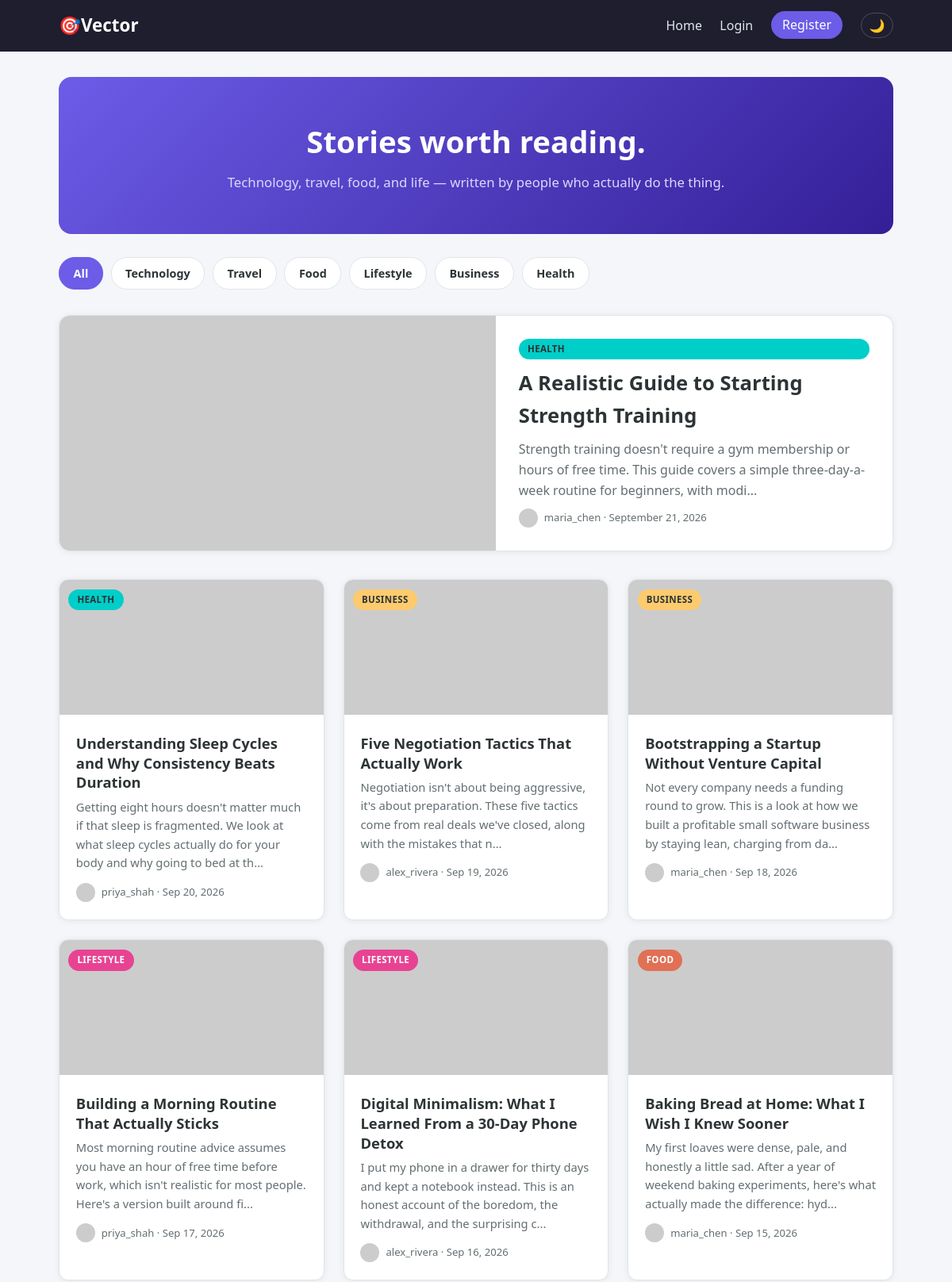
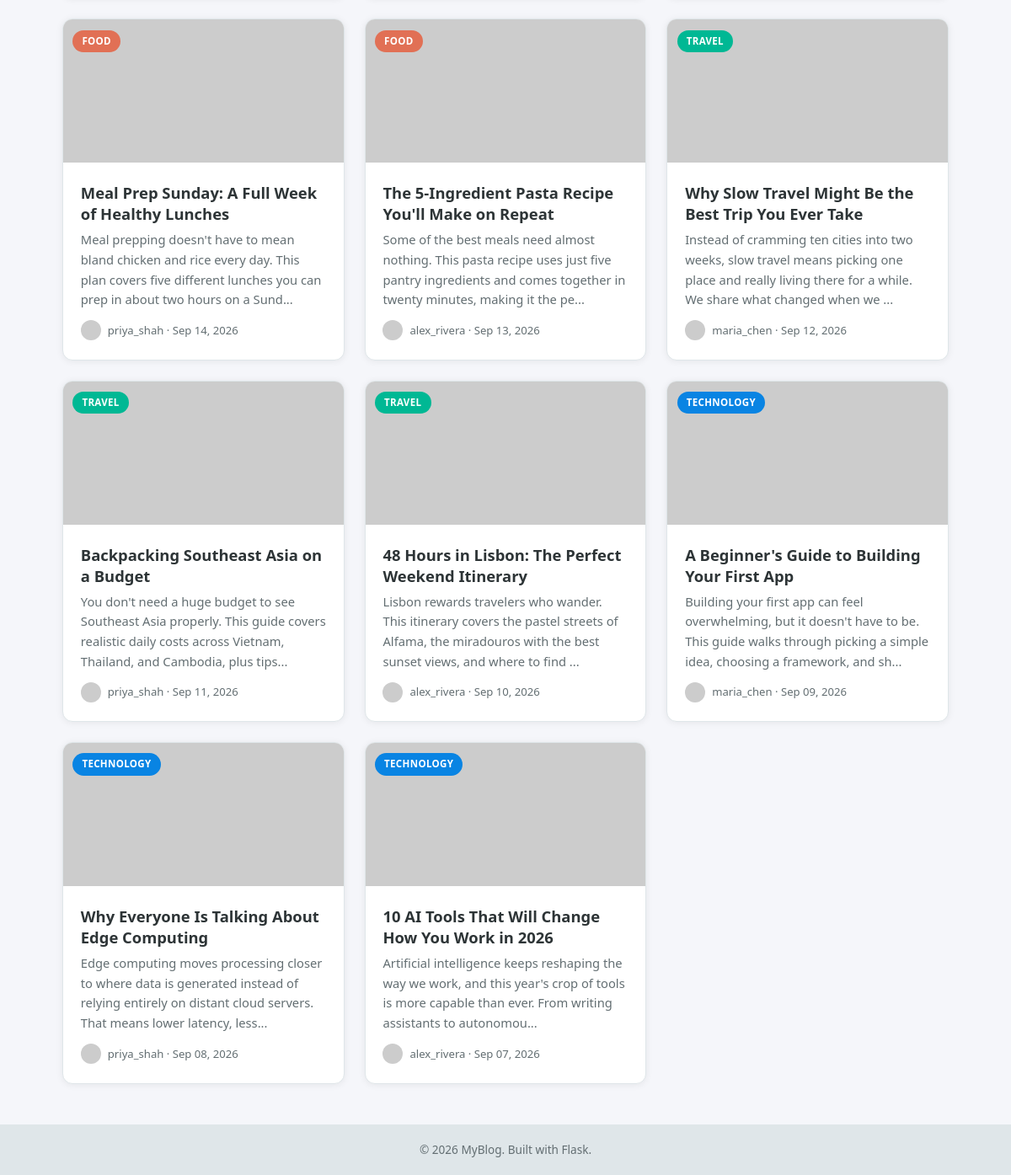
The page / on the database its author committed (2 pictures, top to bottom).
### models.py (models this page shows, shortened)
class Post(db.Model):
    __tablename__ = 'posts'
    id = db.Column(db.Integer, primary_key=True)
    title = db.Column(db.String(200), nullable=False)
    content = db.Column(db.Text, nullable=False)
    category = db.Column(db.String(50), default='Lifestyle', nullable=False)
    image_url = db.Column(db.String(400), nullable=True)
    date_posted = db.Column(db.DateTime, default=datetime.utcnow)
    user_id = db.Column(db.Integer, db.ForeignKey('users.id'), nullable=False)
    @property
    def display_image(self):
        return self.image_url or f"https://picsum.photos/seed/post{self.id}/700/450"
    @property
    def excerpt(self):
        return self.content[:150] + ('...' if len(self.content) > 150 else '')

class User(db.Model, UserMixin):
    __tablename__ = 'users'
    id = db.Column(db.Integer, primary_key=True)
    username = db.Column(db.String(80), unique=True, nullable=False)
    email = db.Column(db.String(120), unique=True, nullable=False)
    password_hash = db.Column(db.String(255), nullable=False)
    bio = db.Column(db.Text, default='')
    date_joined = db.Column(db.DateTime, default=datetime.utcnow)
    posts = db.relationship('Post', backref='author', lazy=True,
                             cascade='all, delete-orphan')
    @property
    def avatar_url(self):
        return f"https://ui-avatars.com/api/?name={self.username}&background=6c5ce7&color=fff&size=128&bold=true"

### app.py (the view)
@app.route('/')
def index():
    selected_category = request.args.get('category', 'All')
    query = Post.query.order_by(Post.date_posted.desc())
    if selected_category != 'All':
        query = query.filter_by(category=selected_category)
    posts = query.all()
    featured = None
    if selected_category == 'All' and posts:
        featured = posts[0]
        posts = posts[1:]
    return render_template(
        'index.html',
        posts=posts,
        featured=featured,
        selected_category=selected_category
    )

### app.py (called while the page is built)
@app.context_processor
def inject_categories():
    return dict(all_categories=CATEGORIES)

### templates/index.html (shortened to what this page needs)
{% extends "base.html" %}
{% block content %}
    <section class="hero">
        <h1>Stories worth reading.</h1>
        <p>Technology, travel, food, and life — written by people who actually do the thing.</p>
    </section>
    <nav class="category-tabs">
        <a href="{{ url_for('index') }}"
           class="tab {% if selected_category == 'All' %}tab-active{% endif %}">All</a>
        {% for cat in all_categories %}
            <a href="{{ url_for('index', category=cat) }}"
               class="tab {% if selected_category == cat %}tab-active{% endif %}">{{ cat }}</a>
        {% endfor %}
    </nav>
    {% if featured %}
        <a href="{{ url_for('post', post_id=featured.id) }}" class="featured-card">
            <div class="featured-image" style="background-image: url('{{ featured.display_image }}');"></div>
            <div class="featured-body">
                <span class="badge badge-{{ featured.category|lower }}">{{ featured.category }}</span>
                <h2>{{ featured.title }}</h2>
                <p>{{ featured.excerpt }}</p>
                <div class="post-meta">
                    <img src="{{ featured.author.avatar_url }}" class="mini-avatar" alt="{{ featured.author.username }}">
                    <span>{{ featured.author.username }} &middot; {{ featured.date_posted.strftime('%B %d, %Y') }}</span>
                </div>
            </div>
        </a>
    {% endif %}
    {% if posts %}
        <div class="post-grid">
            {% for post in posts %}
                <article class="post-card">
                    <a href="{{ url_for('post', post_id=post.id) }}" class="post-card-image"
                       style="background-image: url('{{ post.display_image }}');">
                        <span class="badge badge-{{ post.category|lower }}">{{ post.category }}</span>
                    </a>
                    <div class="post-card-body">
                        <h2><a href="{{ url_for('post', post_id=post.id) }}">{{ post.title }}</a></h2>
                        <p class="post-excerpt">{{ post.excerpt }}</p>
                        <div class="post-meta">
                            <img src="{{ post.author.avatar_url }}" class="mini-avatar" alt="{{ post.author.username }}">
                            <span>{{ post.author.username }} &middot; {{ post.date_posted.strftime('%b %d, %Y') }}</span>
                        </div>
                    </div>
                </article>
            {% endfor %}
        </div>
    {% endif %}
{% endblock %}

### templates/base.html (shortened to what this page needs)
<!DOCTYPE html>
<html lang="en">
<head>
    <link rel="stylesheet" href="{{ url_for('static', filename='style.css') }}">
</head>
<body>
    <nav class="navbar">
        <div class="nav-container">
            <a href="{{ url_for('index') }}" class="nav-logo">🎯Vector</a>
            <ul class="nav-links">
                <li><a href="{{ url_for('index') }}">Home</a></li>
                {% if current_user.is_authenticated %}
                    <li><a href="{{ url_for('create_post') }}">New Post</a></li>
                    <li>
                        <a href="{{ url_for('profile', username=current_user.username) }}" class="nav-profile">
                            <img src="{{ current_user.avatar_url }}" alt="{{ current_user.username }}" class="nav-avatar">
                            {{ current_user.username }}
                        </a>
                    </li>
                    <li><a href="{{ url_for('logout') }}">Logout</a></li>
                {% else %}
                    <li><a href="{{ url_for('login') }}">Login</a></li>
                    <li><a href="{{ url_for('register') }}" class="nav-cta">Register</a></li>
                {% endif %}
                <li>
                    <button id="theme-toggle" class="theme-toggle-btn" aria-label="Toggle Dark/Light Mode">
                        <span id="theme-toggle-icon">🌙</span>
                    </button>
                </li>
            </ul>
        </div>
    </nav>
    <main class="page">
        <div class="container">
            {% block content %}{% endblock %}
        </div>
    </main>
    <footer class="footer">
        <p>&copy; 2026 MyBlog. Built with Flask.</p>
    </footer>
</body>
</html>

### rows shown on the page
Post: category "HEALTH", title "A Realistic Guide to Starting Strength Training", excerpt "Strength training doesn't require a gym membership or hours of free time. This guide covers a simple three-day-a-week routine for beginners, with modi...", date_posted "September 21, 2026"
User: author.username "maria_chen"
Post: category "HEALTH", title "Understanding Sleep Cycles and Why Consistency Beats Duration", excerpt "Getting eight hours doesn't matter much if that sleep is fragmented. We look at what sleep cycles actually do for your body and why going to bed at th...", author.username "priya_shah", date_posted "Sep 20, 2026"
Post: category "BUSINESS", title "Five Negotiation Tactics That Actually Work", excerpt "Negotiation isn't about being aggressive, it's about preparation. These five tactics come from real deals we've closed, along with the mistakes that n...", author.username "alex_rivera", date_posted "Sep 19, 2026"
Post: category "BUSINESS", title "Bootstrapping a Startup Without Venture Capital", excerpt "Not every company needs a funding round to grow. This is a look at how we built a profitable small software business by staying lean, charging from da...", author.username "maria_chen", date_posted "Sep 18, 2026"
Post: category "LIFESTYLE", title "Building a Morning Routine That Actually Sticks", excerpt "Most morning routine advice assumes you have an hour of free time before work, which isn't realistic for most people. Here's a version built around fi...", author.username "priya_shah", date_posted "Sep 17, 2026"
Post: category "LIFESTYLE", title "Digital Minimalism: What I Learned From a 30-Day Phone Detox", excerpt "I put my phone in a drawer for thirty days and kept a notebook instead. This is an honest account of the boredom, the withdrawal, and the surprising c...", author.username "alex_rivera", date_posted "Sep 16, 2026"
Post: category "FOOD", title "Baking Bread at Home: What I Wish I Knew Sooner", excerpt "My first loaves were dense, pale, and honestly a little sad. After a year of weekend baking experiments, here's what actually made the difference: hyd...", author.username "maria_chen", date_posted "Sep 15, 2026"
Post: category "FOOD", title "Meal Prep Sunday: A Full Week of Healthy Lunches", excerpt "Meal prepping doesn't have to mean bland chicken and rice every day. This plan covers five different lunches you can prep in about two hours on a Sund...", author.username "priya_shah", date_posted "Sep 14, 2026"
Post: category "FOOD", title "The 5-Ingredient Pasta Recipe You'll Make on Repeat", excerpt "Some of the best meals need almost nothing. This pasta recipe uses just five pantry ingredients and comes together in twenty minutes, making it the pe...", author.username "alex_rivera", date_posted "Sep 13, 2026"
Post: category "TRAVEL", title "Why Slow Travel Might Be the Best Trip You Ever Take", excerpt "Instead of cramming ten cities into two weeks, slow travel means picking one place and really living there for a while. We share what changed when we ...", author.username "maria_chen", date_posted "Sep 12, 2026"
Post: category "TRAVEL", title "Backpacking Southeast Asia on a Budget", excerpt "You don't need a huge budget to see Southeast Asia properly. This guide covers realistic daily costs across Vietnam, Thailand, and Cambodia, plus tips...", author.username "priya_shah", date_posted "Sep 11, 2026"
Post: category "TRAVEL", title "48 Hours in Lisbon: The Perfect Weekend Itinerary", excerpt "Lisbon rewards travelers who wander. This itinerary covers the pastel streets of Alfama, the miradouros with the best sunset views, and where to find ...", author.username "alex_rivera", date_posted "Sep 10, 2026"
Post: category "TECHNOLOGY", title "A Beginner's Guide to Building Your First App", excerpt "Building your first app can feel overwhelming, but it doesn't have to be. This guide walks through picking a simple idea, choosing a framework, and sh...", author.username "maria_chen", date_posted "Sep 09, 2026"
Post: category "TECHNOLOGY", title "Why Everyone Is Talking About Edge Computing", excerpt "Edge computing moves processing closer to where data is generated instead of relying entirely on distant cloud servers. That means lower latency, less...", author.username "priya_shah", date_posted "Sep 08, 2026"
Post: category "TECHNOLOGY", title "10 AI Tools That Will Change How You Work in 2026", excerpt "Artificial intelligence keeps reshaping the way we work, and this year's crop of tools is more capable than ever. From writing assistants to autonomou...", author.username "alex_rivera", date_posted "Sep 07, 2026"

### other values the page prints
{{ cat }} "Technology" "Travel" "Food" "Lifestyle" "Business" "Health"
